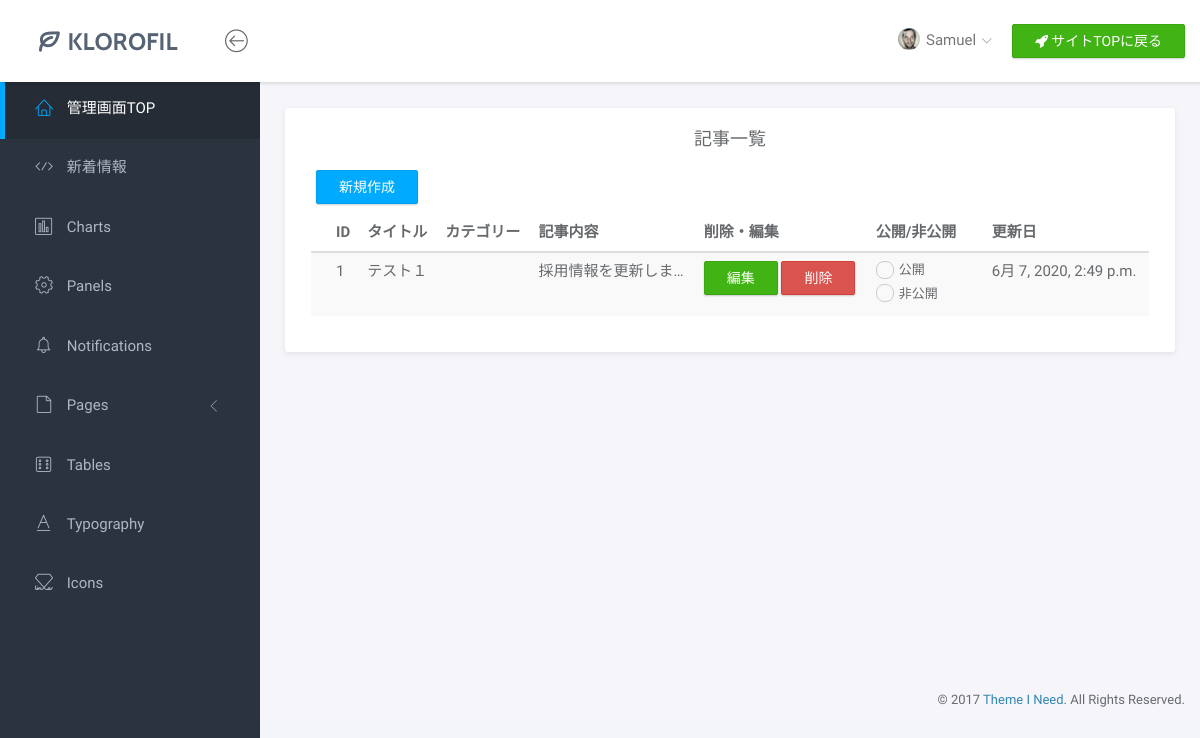
The page /system/news (signed in) on the database as committed earlier.
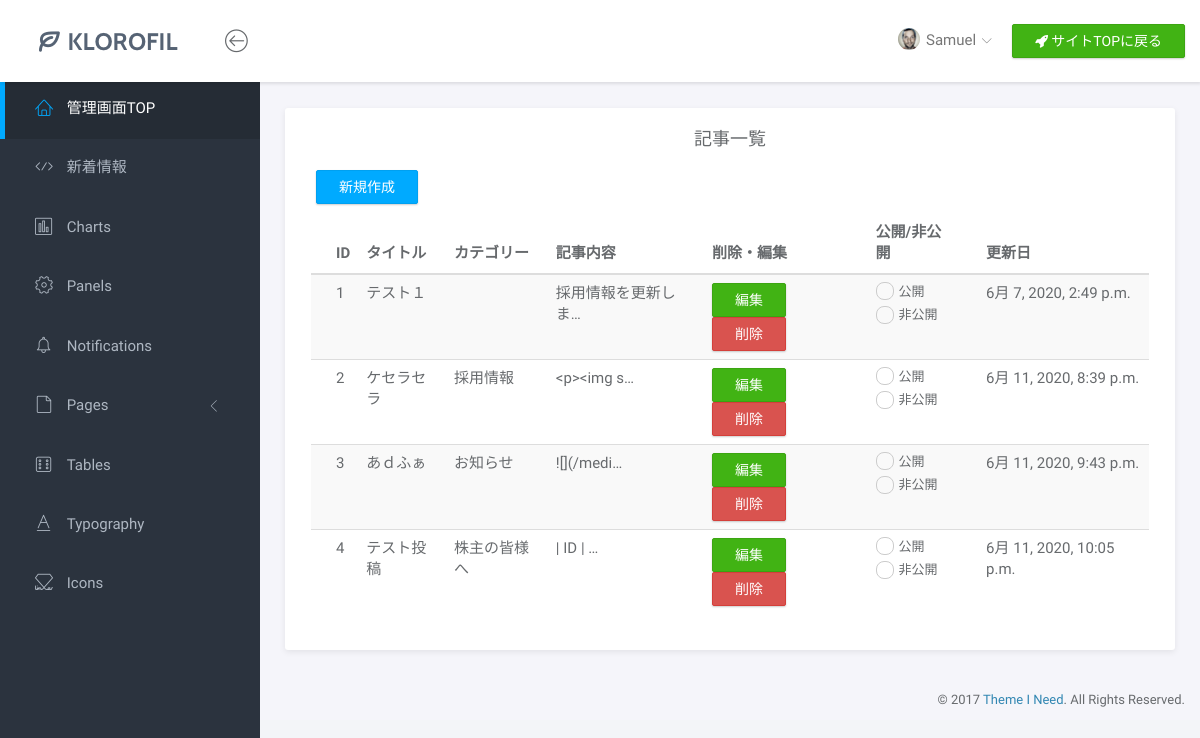
The same page on the database as committed later.
### site2/models.py (models this page shows, shortened)
class News(models.Model):
    title = models.CharField(max_length=100, verbose_name='タイトル')
    category = models.ManyToManyField(Category, verbose_name='カテゴリー')
    content = MDTextField(max_length=500, verbose_name='記事内容')
    data = models.DateTimeField(auto_now_add=True, verbose_name='投稿日')

class Category(models.Model):
    name = models.CharField(max_length=100,)
    def __str__(self):
        return self.name

### system/views.py (the view)
# urls.py: path('system/news', views.news, name='news'),
@login_required
def news(request):
    news = News.objects.all()
    return render(request, 'system/news.html', {'news': news,})

### system/templates/system/news.html (shortened to what this page needs)
{% extends 'base_system.html' %}
{% load static %}
		{% block body %}
		<div class="main">
			<div class="main-content">
				<div class="container-fluid">
								<div class="panel">
									<div class="panel-heading" align="center">
										<h3 class="panel-title">記事一覧</h3>
									</div>
									<button style="margin-left:30px" type="button" onclick="location.href='{% url 'system:news_add' %}'" class="btn btn-primary">新規作成</button>
									<div class="panel-body">
										<table class="table table-striped">
											<thead>
												<tr>
													<th>ID</th>
													<th>タイトル</th>
													<th>カテゴリー</th>
													<th>記事内容</th>
													<th>削除・編集</th>
													<th>公開/非公開</th>
													<th>更新日</th>
												</tr>
											</thead>
											<tbody>
												{% for news in news %}
												<tr>
													<td>{{ news.id }}</td>
													<td>{{ news.title }}</td>
													<td>{% for ctg in news.category.all %}{{ ctg }}{% endfor %}</td>
													<td>{{ news.content|truncatechars:10 }}</td>
													<td>
														<button type="button" onclick="location.href='{% url 'system:news_edit' news.id %}'" class="btn btn-success">編集</button>
														<button type="button" onclick="location.href='{% url 'system:news_delete' news.id %}'" class="btn btn-danger">削除</button>
													</td>
													<td>
														<label class="fancy-radio">
															<span><i></i>公開</span>
														</label>
														<label class="fancy-radio">
															<span><i></i>非公開</span>
														</label>
													</td>
													<td>{{ news.data }}</td>
												</tr>
												{% endfor %}
											</tbody>
										</table>
									</div>
								</div>
	</div>
{% endblock body %}

### system/templates/base_system.html (shortened to what this page needs)
{% load static %}
<!doctype html>
<html lang="ja">
<head>
	<link rel="stylesheet" href="{% static 'assets/vendor/bootstrap/css/bootstrap.min.css' %}">
	<link rel="stylesheet" href="{% static 'assets/vendor/font-awesome/css/font-awesome.min.css' %}">
	<link rel="stylesheet" href="{% static 'assets/vendor/linearicons/style.css' %}">
	<link rel="stylesheet" href="{% static 'assets/vendor/chartist/css/chartist-custom.css' %}">
	<link rel="stylesheet" href="{% static 'assets/css/main.css' %}">
	<link rel="stylesheet" href="{% static 'assets/css/demo.css' %}">
</head>
	<div id="wrapper">
		<nav class="navbar navbar-default navbar-fixed-top">
			<div class="brand">
				<a href=""><img src="{% static 'assets/img/logo-dark.png' %}" alt="Klorofil Logo" class="{% static 'img-responsive logo' %}"></a>
			</div>
			<div class="container-fluid">
				<div class="navbar-btn">
					<button type="button" class="btn-toggle-fullwidth"><i class="lnr lnr-arrow-left-circle"></i></button>
				</div>
				 <div class="navbar-btn navbar-btn-right">
					<a class="btn btn-success update-pro" href="{% url 'site2:index' %}" title="Upgrade to Pro" target="_blank"><i class="fa fa-rocket"></i> <span>サイトTOPに戻る</span></a>
				</div>
				<div id="navbar-menu">
					<ul class="nav navbar-nav navbar-right">
						<li class="dropdown">
							<a href="#" class="dropdown-toggle" data-toggle="dropdown"><img src="{% static 'assets/img/user.png' %}" class="img-circle" alt="Avatar"> <span>Samuel</span> <i class="icon-submenu lnr lnr-chevron-down"></i></a>
						</li>
					</ul>
				</div>
			</div>
        </nav>
		<div id="sidebar-nav" class="sidebar">
			<div class="sidebar-scroll">
				<nav>
					<ul class="nav">
						<li><a href="{% url 'system:index' %}" class="active"><i class="lnr lnr-home"></i> <span>管理画面TOP</span></a></li>
						<li><a href="{% url 'system:news' %}" class=""><i class="lnr lnr-code"></i> <span>新着情報</span></a></li>
						<li><a href="charts.html" class=""><i class="lnr lnr-chart-bars"></i> <span>Charts</span></a></li>
						<li><a href="panels.html" class=""><i class="lnr lnr-cog"></i> <span>Panels</span></a></li>
						<li><a href="notifications.html" class=""><i class="lnr lnr-alarm"></i> <span>Notifications</span></a></li>
						<li>
							<a href="#subPages" data-toggle="collapse" class="collapsed"><i class="lnr lnr-file-empty"></i> <span>Pages</span> <i class="icon-submenu lnr lnr-chevron-left"></i></a>
						</li>
						<li><a href="tables.html" class=""><i class="lnr lnr-dice"></i> <span>Tables</span></a></li>
						<li><a href="typography.html" class=""><i class="lnr lnr-text-format"></i> <span>Typography</span></a></li>
						<li><a href="icons.html" class=""><i class="lnr lnr-linearicons"></i> <span>Icons</span></a></li>
					</ul>
				</nav>
			</div>
		</div>
    {% block body %}
    {% endblock body %}
    <footer>
        <div class="container-fluid">
            <p class="copyright">&copy; 2017 <a href="https://www.themeineed.com" target="_blank">Theme I Need</a>. All Rights Reserved.</p>
        </div>
    </footer>
</body>
</html>

Rows that differ between the two databases and show on the page:
added News: id "2", title "ケセラセラ", content "<p><img s…", data "6月 11, 2020, 8:39 p.m."
added Category: name "採用情報", shown under "2"
added News: id "3", title "あｄふぁ", content "![](/medi…", data "6月 11, 2020, 9:43 p.m."
added Category: name "お知らせ", shown under "3"
added News: id "4", title "テスト投稿", content "| ID | …", data "6月 11, 2020, 10:05 p.m."
added Category: name "株主の皆様へ", shown under "4"
